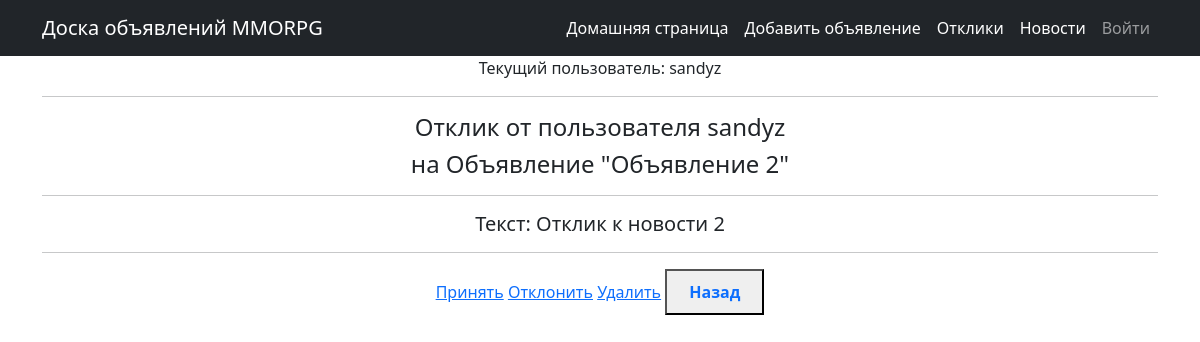
The app's page /response/6 (signed in) with its own data.
### board/models.py (models this page shows, shortened)
class UserResponse(models.Model):
    responseAuthor = models.ForeignKey(User, on_delete=models.CASCADE)
    text = models.TextField()
    article = models.ForeignKey(Article, on_delete=models.CASCADE)
    status = models.BooleanField(default=False)
    dateCreation = models.DateTimeField(auto_now_add=True)

class Article(models.Model):
    CATEGORY_CHOICES = (
        ('tanks', 'Танки'),
        ('heal', 'Хилы'),
        ('dd', 'ДД'),
        ('dealers', 'Торговцы'),
        ('gildmaster', 'Гилдмастеры'),
        ('questgivers', 'Квестгиверы'),
        ('smithы', 'Кузнецы'),
        ('tanners', 'Кожевники'),
        ('potions', 'Зельевары'),
        ('spellmasters', 'Мастера заклинаний'),
    )
    author = models.ForeignKey(User, on_delete=models.CASCADE)
    title = models.CharField(max_length=64)
    text = models.TextField()
    category = models.CharField(max_length=32, choices=CATEGORY_CHOICES, default='tanks')
    upload = models.FileField(upload_to='uploads/', blank=True)
    dateCreation = models.DateTimeField(auto_now_add=True)

### board/views.py (the view)
# urls.py: path('response/<int:pk>', ResponseDetail.as_view(), name='response'),
class ResponseDetail(LoginRequiredMixin, DetailView):
    raise_exception = True
    model = UserResponse
    template_name = 'response.html'
    context_object_name = 'response'

### templates/response.html (shortened to what this page needs)
{% extends 'flatpages/default.html' %}
{% block content %}
Текущий пользователь: {{user.username}}
  <hr>
    <h4>Отклик от пользователя {{ response.responseAuthor }}</h4>
    <h4>на Объявление "{{ response.article.title }}"</h4>
  <hr>
    <h5>Текст: {{ response.text }}</h5>
  <hr>
  <a href="{% url 'response_accept' pk=response.id %}">Принять</a>
  <a href="{% url 'response_reject' pk=response.id %}">Отклонить</a>
  <a href="{% url 'response_delete' pk=response.id %}">Удалить</a>
  <button>
     <a class="nav-link" href="{% url 'responses' %}">
          <strong>Назад</strong>
      </a>
  </button>
{% endblock content %}

### records on screen
UserResponse: responseAuthor "sandyz", article "Объявление 2", text "Отклик к новости 2"

### other values on screen
{{ user.username }} "sandyz"
